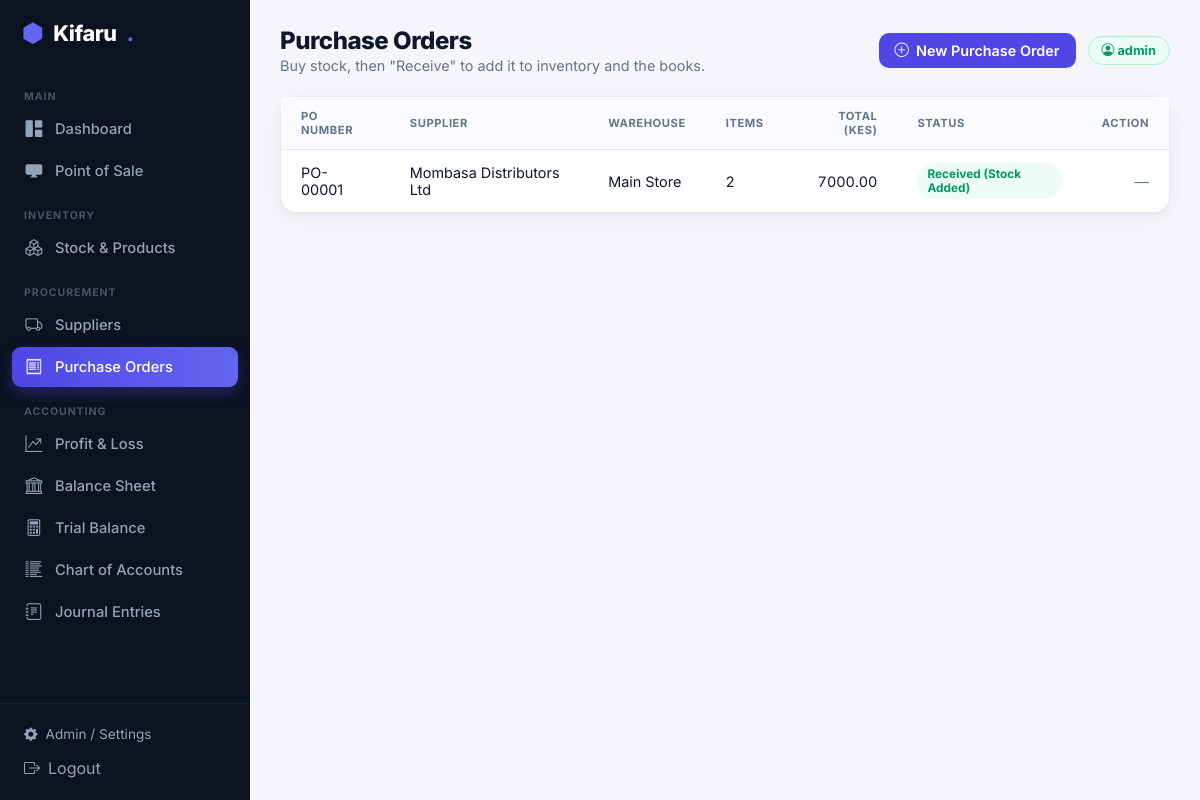
The app's page /purchasing/orders/ (signed in) with its own data.
### purchasing/models.py (models this page shows, shortened)
class PurchaseOrder(models.Model):
    STATUS_CHOICES = [
        ('DRAFT', 'Draft'),
        ('RECEIVED', 'Received (Stock Added)'),
        ('CANCELLED', 'Cancelled'),
    ]
    po_number = models.CharField(max_length=50, unique=True, blank=True, help_text="Auto-generated PO number")
    supplier = models.ForeignKey(Supplier, on_delete=models.PROTECT)
    warehouse = models.ForeignKey(Warehouse, on_delete=models.PROTECT, help_text="Where the stock goes")
    date_issued = models.DateField(auto_now_add=True)
    status = models.CharField(max_length=15, choices=STATUS_CHOICES, default='DRAFT')
    created_by = models.ForeignKey(User, on_delete=models.PROTECT)

class Supplier(models.Model):
    name = models.CharField(max_length=255)
    phone = models.CharField(max_length=20, blank=True, null=True)
    email = models.EmailField(blank=True, null=True)
    is_active = models.BooleanField(default=True)

### inventory/models.py (models this page shows, shortened)
class Warehouse(models.Model):
    name = models.CharField(max_length=100, unique=True, help_text="e.g., Main Store, Mombasa Branch, Retail Floor")
    location = models.CharField(max_length=255, blank=True, null=True)
    is_retail_storefront = models.BooleanField(default=False, help_text="Can POS cashiers sell directly from here?")
    is_active = models.BooleanField(default=True)

### purchasing/views.py (the view)
# urls.py: path('orders/', views.po_list, name='po_list'),
@login_required
def po_list(request):
    pos = (PurchaseOrder.objects.select_related('supplier', 'warehouse')
           .prefetch_related('lines').order_by('-id'))
    data = []
    for po in pos:
        total = sum((l.get_total() for l in po.lines.all()), Decimal('0.00'))
        data.append({'po': po, 'total': total, 'count': po.lines.count()})
    return render(request, 'purchasing/po_list.html', {'rows': data, 'active': 'purchasing'})

### purchasing/models.py (called while the page is built)
    def get_total(self):
        return self.quantity * self.unit_cost

### purchasing/templates/purchasing/po_list.html (shortened to what this page needs)
{% extends 'base.html' %}
{% block heading %}Purchase Orders{% endblock %}
{% block subheading %}Buy stock, then "Receive" to add it to inventory and the books.{% endblock %}
{% block topaction %}<a href="{% url 'po_create' %}" class="k-btn k-btn-primary"><i class="bi bi-plus-circle"></i> New Purchase Order</a>{% endblock %}
{% block content %}
<div class="k-card">
    <table class="k-table">
        <thead><tr><th>PO Number</th><th>Supplier</th><th>Warehouse</th><th>Items</th><th class="num">Total (KES)</th><th>Status</th><th class="num">Action</th></tr></thead>
        <tbody>
        {% for row in rows %}
            <tr>
                <td class="fw-bold">{{ row.po.po_number }}</td>
                <td>{{ row.po.supplier.name }}</td>
                <td>{{ row.po.warehouse.name }}</td>
                <td>{{ row.count }}</td>
                <td class="num">{{ row.total|floatformat:2 }}</td>
                <td><span class="k-badge {% if row.po.status == 'RECEIVED' %}b-green{% elif row.po.status == 'DRAFT' %}b-amber{% else %}b-gray{% endif %}">{{ row.po.get_status_display }}</span></td>
                <td class="num">
                    {% if row.po.status == 'DRAFT' %}
                    <form method="post" action="{% url 'po_receive' row.po.id %}" style="display:flex;gap:6px;justify-content:flex-end">{% csrf_token %}
                        <select name="payment_method" class="k-select" style="width:auto;padding:5px 8px">
                            <option value="CASH">Cash</option><option value="MPESA">M-Pesa</option>
                            <option value="BANK">Bank</option><option value="CREDIT">On credit</option>
                        </select>
                        <button class="k-btn k-btn-green" style="padding:6px 12px"><i class="bi bi-box-arrow-in-down"></i> Receive</button>
                    </form>
                    {% else %}<span style="color:var(--k-muted)">—</span>{% endif %}
                </td>
            </tr>
        {% empty %}
            <tr><td colspan="7" class="k-empty">No purchase orders yet. Create one to stock your shop.</td></tr>
        {% endfor %}
        </tbody>
    </table>
</div>
{% endblock %}

### templates/base.html (shortened to what this page needs)
{% load static %}
<!DOCTYPE html>
<html lang="en">
<head>
    <link rel="stylesheet" href="https://cdn.jsdelivr.net/npm/bootstrap-icons@1.11.3/font/bootstrap-icons.css">
    <link rel="stylesheet" href="{% static 'css/kifaru.css' %}">
</head>
<body>
<div class="k-shell">
    <aside class="k-sidebar" id="kSidebar">
        <div class="k-brand"><i class="bi bi-hexagon-fill dot"></i> Kifaru<span class="dot">.</span></div>
        <nav class="k-nav">
            <div class="sec">Main</div>
            <a href="{% url 'admin_dashboard' %}" class="{% if active == 'dashboard' %}active{% endif %}"><i class="bi bi-grid-1x2-fill"></i> Dashboard</a>
            <a href="{% url 'pos_dashboard' %}" class="{% if active == 'pos' %}active{% endif %}"><i class="bi bi-display-fill"></i> Point of Sale</a>
            <div class="sec">Inventory</div>
            <a href="{% url 'inventory_dashboard' %}" class="{% if active == 'inventory' %}active{% endif %}"><i class="bi bi-boxes"></i> Stock &amp; Products</a>
            <div class="sec">Procurement</div>
            <a href="{% url 'supplier_list' %}" class="{% if active == 'suppliers' %}active{% endif %}"><i class="bi bi-truck"></i> Suppliers</a>
            <a href="{% url 'po_list' %}" class="{% if active == 'purchasing' %}active{% endif %}"><i class="bi bi-receipt"></i> Purchase Orders</a>
            <div class="sec">Accounting</div>
            <a href="{% url 'profit_loss' %}" class="{% if active == 'pnl' %}active{% endif %}"><i class="bi bi-graph-up-arrow"></i> Profit &amp; Loss</a>
            <a href="{% url 'balance_sheet' %}" class="{% if active == 'balance' %}active{% endif %}"><i class="bi bi-bank"></i> Balance Sheet</a>
            <a href="{% url 'trial_balance' %}" class="{% if active == 'trial' %}active{% endif %}"><i class="bi bi-calculator"></i> Trial Balance</a>
            <a href="{% url 'chart_of_accounts' %}" class="{% if active == 'coa' %}active{% endif %}"><i class="bi bi-list-columns-reverse"></i> Chart of Accounts</a>
            <a href="{% url 'journal_list' %}" class="{% if active == 'journals' %}active{% endif %}"><i class="bi bi-journal-text"></i> Journal Entries</a>
        </nav>
        <div class="k-side-foot">
            <a href="/admin/"><i class="bi bi-gear-fill"></i> Admin / Settings</a>
            <form method="post" action="/admin/logout/" style="margin:0">{% csrf_token %}
                <button type="submit" style="background:none;border:none;color:inherit;font:inherit;cursor:pointer;display:flex;align-items:center;gap:8px;padding:8px 10px;width:100%;border-radius:8px" onmouseover="this.style.background='#111a2e';this.style.color='#fff'" onmouseout="this.style.background='none';this.style.color=''"><i class="bi bi-box-arrow-right"></i> Logout</button>
            </form>
        </div>
    </aside>
    <main class="k-main">
        <div class="k-top">
            <div style="display:flex;align-items:center;gap:12px">
                <div>
                    <h1>{% block heading %}Dashboard{% endblock %}</h1>
                    <p>{% block subheading %}{% endblock %}</p>
                </div>
            </div>
            <div style="display:flex;align-items:center;gap:12px">
                {% block topaction %}{% endblock %}
                <span class="k-chip"><i class="bi bi-person-circle"></i> {{ request.user.username }}</span>
            </div>
        </div>
        {% block content %}{% endblock %}
    </main>
</div>
</body>
</html>

### static/css/kifaru.css (style rules this page uses)
:root { --k-bg:#f4f6fb; --k-surface:#ffffff; --k-ink:#0f172a; --k-muted:#64748b; --k-border:#e6e9f0; --k-brand:#4f46e5; --k-brand-2:#6366f1; --k-green:#10b981; --k-amber:#f59e0b; --k-red:#ef4444; --k-cyan:#06b6d4; --k-purple:#8b5cf6; --k-sidebar:#0b1220; --k-sidebar-ink:#94a3b8; --k-shadow:0 1px 2px rgba(16,24,40,.04),0 4px 16px rgba(16,24,40,.06); }
* { box-sizing:border-box }
body { font-family:'Inter',system-ui,-apple-system,Segoe UI,Roboto,sans-serif;background:var(--k-bg);color:var(--k-ink);margin:0 }
.k-shell { display:flex;min-height:100vh }
.k-sidebar { width:250px;background:var(--k-sidebar);color:var(--k-sidebar-ink);position:fixed;top:0;bottom:0;left:0;display:flex;flex-direction:column;z-index:50 }
.k-main { margin-left:250px;flex:1;padding:26px 30px;width:calc(100% - 250px) }
.k-brand { padding:20px 22px;font-weight:800;font-size:1.35rem;color:#fff;letter-spacing:-.02em;display:flex;align-items:center;gap:10px }
.k-brand .dot { color:var(--k-brand-2) }
.k-nav { padding:8px 12px;overflow-y:auto;flex:1 }
.k-nav .sec { font-size:.66rem;text-transform:uppercase;letter-spacing:.09em;color:#475569;font-weight:700;padding:16px 12px 6px }
.k-nav a { display:flex;align-items:center;gap:11px;color:var(--k-sidebar-ink);text-decoration:none;padding:10px 12px;border-radius:9px;font-weight:500;font-size:.92rem;margin-bottom:2px;transition:.15s }
.k-nav a.active { background:linear-gradient(90deg,var(--k-brand),var(--k-brand-2));color:#fff;box-shadow:0 6px 14px rgba(79,70,229,.35) }
.k-nav a i { width:20px;text-align:center;font-size:1.05rem }
.k-side-foot { padding:14px;border-top:1px solid #17223a }
.k-side-foot a { color:var(--k-sidebar-ink);text-decoration:none;font-size:.85rem;display:flex;align-items:center;gap:8px;padding:8px 10px;border-radius:8px }
.k-top { display:flex;justify-content:space-between;align-items:center;margin-bottom:22px;gap:12px;flex-wrap:wrap }
.k-top h1 { font-size:1.5rem;font-weight:800;margin:0;letter-spacing:-.02em }
.k-top p { margin:2px 0 0;color:var(--k-muted);font-size:.9rem }
.k-chip { background:#ecfdf5;color:#059669;border:1px solid #a7f3d0;padding:6px 13px;border-radius:999px;font-weight:700;font-size:.8rem }
.k-card { background:var(--k-surface);border:1px solid var(--k-border);border-radius:16px;box-shadow:var(--k-shadow) }
.k-table { width:100%;border-collapse:collapse }
.k-table th { text-align:left;font-size:.7rem;text-transform:uppercase;letter-spacing:.05em;color:var(--k-muted);font-weight:700;padding:12px 20px;border-bottom:1px solid var(--k-border);background:#fafbff }
.k-table td { padding:13px 20px;border-bottom:1px solid #f1f3f9;font-size:.9rem }
.k-table tr:last-child td { border-bottom:none }
.k-table .num { text-align:right;font-variant-numeric:tabular-nums }
.k-badge { padding:4px 10px;border-radius:999px;font-size:.74rem;font-weight:700;display:inline-block }
.b-green { background:#ecfdf5;color:#059669 }
.k-btn { display:inline-flex;align-items:center;gap:7px;border:none;border-radius:10px;padding:9px 16px;font-weight:600;font-size:.9rem;cursor:pointer;text-decoration:none;transition:.15s }
.k-btn-primary { background:var(--k-brand);color:#fff }

### records on screen
PurchaseOrder: po.po_number "PO-00001", po.supplier.name "Mombasa Distributors Ltd", po.warehouse.name "Main Store", count "2", total "7000.00", po.status "Received (Stock Added)"

### other values on screen
{{ request.user.username }} "admin"
